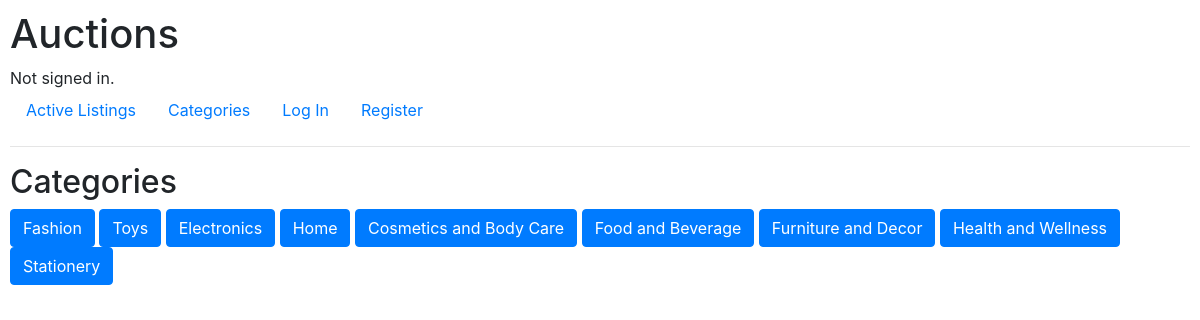
The page /categories on the database its author committed.
### auctions/models.py (models this page shows, shortened)
class Category(models.Model):
    category = models.CharField(max_length=64)

### auctions/views.py (the view)
# urls.py: path("categories", views.categories, name="categories"),
def categories(request):
    if request.method == "POST":
        category = Category.objects.get(category=request.POST["category"])
        return render(request, "auctions/index.html", {
        "listings": category.listings.filter(is_active=True),
        "page": category.category
        })
    return render(request, "auctions/categories.html", {
        "categories": Category.objects.all()
    })

### auctions/templates/auctions/categories.html (shortened to what this page needs)
{% extends "auctions/layout.html" %}
{% block body %}
    <h2>Categories</h2>
    <form action="{% url 'auctions:categories' %}" method="post">
        {% for category in categories %}
            <button name="category" value="{{ category.category }}" type="submit" class="btn btn-primary">{{ category.category }}</button>
        {% endfor %}
    </form>
{% endblock %}

### auctions/templates/auctions/layout.html (shortened to what this page needs)
{% load static %}
<!DOCTYPE html>
<html lang="en">
    <head>
        <link rel="stylesheet" href="https://stackpath.bootstrapcdn.com/bootstrap/4.4.1/css/bootstrap.min.css">
        <link href="{% static 'auctions/styles.css' %}" rel="stylesheet">
    </head>
    <body>
        <h1>Auctions</h1>
        <div>
            {% if user.is_authenticated %}
                Signed in as <strong>{{ user.username }}</strong>.
            {% else %}
                Not signed in.
            {% endif %}
        </div>
        <ul class="nav">
            <li class="nav-item">
                <a class="nav-link" href="{% url 'auctions:index' %}">Active Listings</a>
            </li>
            <li class="nav-item">
                <a class="nav-link" href="{% url 'auctions:categories' %}">Categories</a>
            </li>
            {% if user.is_authenticated %}
                <li class="nav-item">
                    <a class="nav-link" href="{% url 'auctions:my_listings' %}">My Listings</a>
                </li>
                <li class="nav-item">
                    <a class="nav-link" href="{% url 'auctions:watchlist' %}">Watchlist</a>
                </li>
                <li class="nav-item">
                    <a class="nav-link" href="{% url 'auctions:create' %}">Create Listing</a>
                </li>
                <li class="nav-item">
                    <a class="nav-link" href="{% url 'auctions:logout' %}">Log Out</a>
                </li>
            {% else %}
                <li class="nav-item">
                    <a class="nav-link" href="{% url 'auctions:login' %}">Log In</a>
                </li>
                <li class="nav-item">
                    <a class="nav-link" href="{% url 'auctions:register' %}">Register</a>
                </li>
            {% endif %}
        </ul>
        <hr>
        {% block body %}
        {% endblock %}
    </body>
</html>

### auctions/static/auctions/styles.css (style rules this page uses)
body { padding: 10px; }

### rows shown on the page
Category: category "Fashion"
Category: category "Toys"
Category: category "Electronics"
Category: category "Home"
Category: category "Cosmetics and Body Care"
Category: category "Food and Beverage"
Category: category "Furniture and Decor"
Category: category "Health and Wellness"
Category: category "Stationery"
